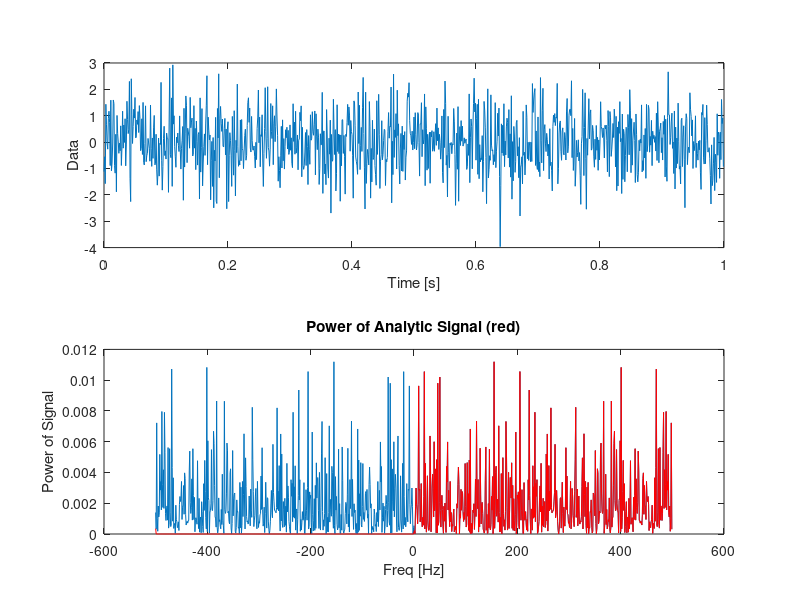

Write the MATLAB code that produced this figure. (Note: this script raises an error after producing the figure.)
%%  MA666 - Lab 2 (10):  CFC and bicoherence
%   In this tutorial we will first develop our own code to assess cross
%   frequency coupling and bicoherence within a signal.  We will also apply
%   these measures to two case studies of data.  Please note that there 
%   are lots of concepts to consider here.  We'll gloss over most of them,
%   with the ultimate aim of building a CFC measure.  There are many topics to
%   further explore on your own (e.g., filtering, Hilbert transforms, statistical
%   characteristics of measures) if you're interested.

%%  Preliminaries.
%   Text preceded by a '%' indicates a 'comment'.  This text should appear
%   green on the screen.  I will use comments to explain what we're doing 
%   and to ask you questions.  Also, comments are useful in your own code
%   to note what you've done (so it makes sense when you return to the code
%   in the future).  It's a good habit to *always* comment your code.  I'll
%   try to set a good example, but won't always . . . 

%%  Part 1:  A Hilbert transform example.
%   An important component of the CFC measure discussed in class is the
%   determination of the phase or amplitude envelope of a signal.  To do
%   so, we'll compute the Hilbert transform.
%
%   Let's start by considering a single sinusoid.

dt = 0.001;             %Sampling interval [s].
N = 1000;               %Number of samples.
t = (0:N-1)*dt;         %Time axis [s].
f1 = 2.0;               %Freq of sinusoid [Hz].
phi0 = 0.0;             %Initial phase of sinusoid.
d = sin(2.0*pi*t*f1 + phi0);

%   And compute the analytic signal,

dA = hilbert(d);

%   Note that the call to 'hilbert' in MATLAB returns the analytic signal!
%   We can plot the original signal, and the real and imaginary parts of
%   the analytic signal.

figure(10);  clf()
subplot(4,1,1)
plot(d);  ylabel('Data');
subplot(4,1,2)
plot(real(dA))
hold on
plot(imag(dA), 'r')
hold off
ylabel('Re (blue), Im (red)')
axis tight

%   Notice that the imaginary part of the analytic signal is the real part
%   of the analytic signal shifted by 90 degress (i.e., by pi/2).

%   Finally, we can compute the phase of the analytic signal,

phi = angle(dA);

%   and the amplitude envelope,

amp = abs(dA);

%   and let's plot both results.

subplot(4,1,3)
plot(phi)
ylabel('Angle')
axis tight

subplot(4,1,4)
plot(amp)
ylabel('Amplitude')
axis tight

%   Notice that the angle increases linearly from -pi to pi, and at pi
%   returns to -pi.  Also notice that, in this case, the amplitude of the
%   signal is one for all time.  Make sense?

%%  Part 2:  The analytic signal has no power at negative frequencies.
%   In class, we discussed that the analytic signal has no power at negative frequencies
%   and we showed this for a very simple example.  Let's verify this result
%   here in a numerical simulation.

%   First, define a signal.  We'll make it noise.
dt = 0.001;  N=1000; t=(0:N-1)*dt;  T=N*dt;
d = randn(N,1);

%   Then, compute the analytic signal.
dA = hilbert(d);

%   Now, compute the power spectra of the orginal signal and the
%   analytic signal.  Do this for *all* frequencies, both positive and
%   negative.

pow_d  = 2*dt^2/T * (fft(d) .*conj(fft(d)));
pow_dA = 2*dt^2/T * (fft(dA).*conj(fft(dA)));

%   Reorganize the power spectra to start at negative frequencies and
%   increases through zero and then positive frequencies,

pow_d  = fftshift(pow_d);
pow_dA = fftshift(pow_dA);

%   Define the frequency axis, and include both postive and negative freq.
df = 1/T;
fNQ = 1/dt/2;
faxis = (-fNQ:df:fNQ-df);

figure(10);  clf()
subplot(2,1,1)
plot(t,d);  ylabel('Data');  xlabel('Time [s]')

subplot(2,1,2)
plot(faxis, pow_d);  ylabel('Power of Signal');  xlabel('Freq [Hz]')
hold on
plot(faxis, pow_dA/4, 'r');  title('Power of Analytic Signal (red)')
hold off

%   Notice that i) For the analytic signal, the negative frequencies have zero
%   power, and ii) We scale the power of the analytic signal by 1/4 to match the
%   power of the original signal.  The reason:  the analytic signal doubles
%   the amplitude at positive frequencies, and therefore increase the power by
%   a factor of 4 (because power is amplitude squared).
%
%   We conclude that the analytic signal is the original signal with no power
%   at negative frequencies.

%%  Part 3:  CFC.
%   Now, let's compute the cross-frequency coupling (CFC) of a signal.  To
%   start, let's load data with true cross-frequency coupling.  You'll need
%   to download the file,
%
%       data_1.mat
%
%   from the Blackboard.  Then, load these data into MATLAB,

clear                               %First, clear the workspace,
load('data_1.mat')                  %... then load the data.

%   Plot the data, and check through visual inspection whether CFC occurs,

N = length(d);  Fs = 1/dt;          %Define useful parameters.
t = (0:N-1)*dt;                     %Define a time axis.
plot(t, d)
xlabel('Time [s]')

%IN LAB Q:  Can you see any CFC?

%   To assess the rhythmic activity, compute the  power spectrum,

periodogram(d, [], [], 1/dt)

%   From this figure, we observe two peaks.  i) A sharp low frequency peak near 6 Hz,
%   and ii) A broad high frequency peak from 60-140 Hz.  These two regions
%   will define our low and high frequency bands.  Notice that the high
%   frequency activity has much lower power than the low frequency activity.
%
%   Now, we'll develop a measure to assess the cross frequency coupling.  To do
%   so, we'll implement three steps discussed in class.
%
%   Step 1:  Filter the data into low and high frequency bands.  To filter
%   the data, we'll use a second order Butterworth filter.  (Note that
%   there are many possible choices here!)

deg=2;                              %Sets the filter order.
Wn = [5*2/Fs,7*2/Fs];               %Define the low frequency window of interest.
[B,A] = butter(deg,Wn,'bandpass');  %Apply the filter to isolate the band.
dlo = filtfilt(B,A,d);

Wn = [60*2/Fs,140*2/Fs];            %Define the high frequency window of interest.
[B,A] = butter(deg,Wn,'bandpass');  %Apply the filter to isolate the band.
dhi = filtfilt(B,A,d);

%   How well does the filter work?  Let's compare the original signal with
%   the fitlered data.

plot(t,d)
hold on
plot(t,dlo, 'r')
plot(t,dhi, 'g')
hold off
xlabel('Time [s]');  title('Data (blue), Low-freq (red), High-freq (green)')

%   We might notice that funny effects happen at the edges of the data.  So,
%   let's ignore these edge effects due to the filtering and concentrate on
%   the center of the data.

dlo = dlo(N/4:end-N/4-1);
dhi = dhi(N/4:end-N/4-1);
taxis = t(N/4:end-N/4-1);

%   Step 2:  Compute the phase of the low frequency signal and the
%   amplitude envelope of the high frequency signal.  To do so, we use the
%   Hilbert transform.

phi = angle(hilbert(dlo));    %Phase of low frequency signal.
amp = abs(hilbert(dhi));      %Amplitude envelope of high frequency signal.

%   Let's check that these results look okay,

figure(10);  clf()
subplot(2,1,1)
plot(taxis, dlo)
hold on
plot(taxis, phi, 'g')
hold off
axis tight
xlabel('Time [s]');  title('Low-freq and phase');

subplot(2,1,2)
plot(taxis, dhi)
hold on
plot(taxis, amp, 'r')
hold off
axis tight
xlabel('Time [s]');  title('High-freq and amplitude envelope')

%   Step 3:  Determine if the phase and envelope are related.  To do so,
%   we'll divide the phases into bins, find the times where the low
%   frequency phase lies in each bin, and then compute the average
%   amplitude envelope of the high frequency signal at those times.

p_bins = (-pi:0.2:pi);              %Define the phase bins.

a_mean = zeros(length(p_bins)-1,1); %Vector to hold avg amp env results.
p_mean = zeros(length(p_bins)-1,1); %Vector to hold center of phase bins.
  
for k=1:length(p_bins)-1
    pL = p_bins(k);                         %Phase lower limit for this bin.
    pR = p_bins(k+1);                       %Phase upper limit for this bin.
    indices = find(phi >= pL & phi < pR);   %Find phase values in this range.
    a_mean(k) = mean(amp(indices));         %Compute mean amplitude at these phases.
    p_mean(k) = mean([pL, pR]);             %Label the phase bin with the center phase.
end
h = max(a_mean)-min(a_mean);                %The difference between the max and min modulation.

%   Plot the mean envelope versus phase.
figure(11)
plot(p_mean, a_mean, 'k', 'LineWidth', 1);
axis tight
xlabel('Low frequency phase');  ylabel('High frequency envelope height difference');
title(['Metric h=' num2str(h)])

%   In this figure, the relationship between the phase and amplitude
%   becomes apparent.  So, we conclude CFC exists in these data.

%%  Part 4:  Bicoherence.
%   The second measure of coupling we'll consider is the
%   bicoherence.  To have bicoherence in a signal, we require a
%   constant phase relationship (over trials) between oscillations
%   at three frequencies, f1, f2, and their sum f1+f2.  To compute
%   the bicoherence, download the function from Blackboard,
%
%   bicoherence.m
%
%   In class, we'll look at this code and see if it makes sense.
%
%   To explore how this measure works, we'll create some simulated
%   data and compute the bicoherence.  Let's start with pure noise,

clear

K=100; dt=0.001; N=1000;
x = zeros(K,N);
 
for k=1:K
    x(k,:) = randn(1,N);
end

%   Notice that we create multiple trials of the data.  To compute
%   the bicoherence,

[b, faxis] = bicoherence(x, 1/dt, 50);

%   Notice that the result is two dimensional.  To display the
%   results,

imagesc(faxis, faxis, b, [0,1])
colorbar
axis xy
xlabel('Frequency [Hz]');  ylabel('Frequency [Hz]');  title('Bicoherence');

%IN LAB Q: What do you find for the bicoherence?  Does it match your
%expectation?